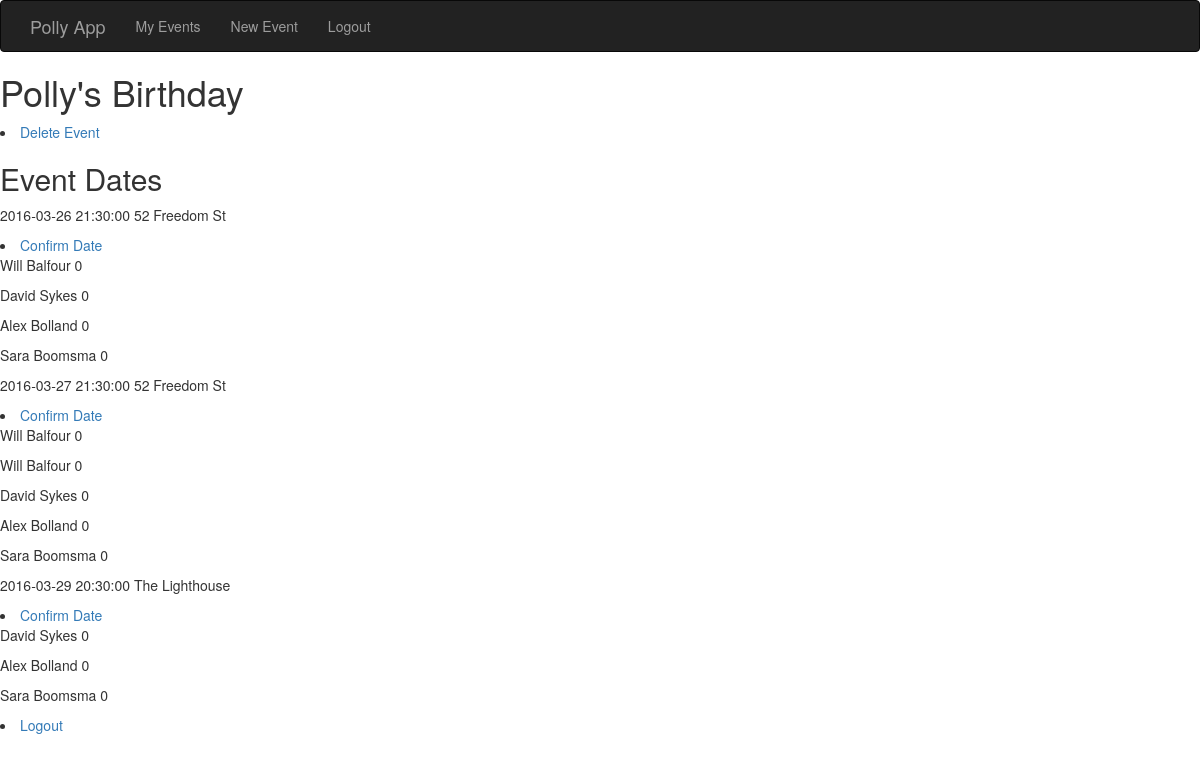
The page /event_details/1 (signed in) on the database its author committed.
### app/models.py (models this page shows, shortened)
class Event(db.Model):
	__tablename__ = "events"
	id = db.Column(db.Integer, primary_key=True)
	name = db.Column(db.String(120), unique=False)
	admin_id = db.Column(db.Integer, db.ForeignKey("users.id"))
	deleted = db.Column(db.Boolean, unique=False, default = False)
	invites_sent = db.Column(db.Boolean, unique=False, default = False)
	eventdates = db.relationship('EventDate', backref=db.backref('event', lazy='select'))  #RELATIONSHIP DECLARATION

class EventDate(db.Model):
	__tablename__ = "eventdates"
	id = db.Column(db.Integer, primary_key=True)
	event_id = db.Column(db.Integer, db.ForeignKey("events.id"))
	date = db.Column(db.DateTime, unique=False)
	location = db.Column(db.String(120), unique=False)
	confirmed = db.Column(db.Boolean, unique=False, default = False)
	eventinvites = db.relationship('EventInvite', backref=db.backref('eventdate', lazy='select'))  #RELATIONSHIP DECLARATION

class EventInvite(db.Model):
	__tablename__ = "eventinvites"
	id = db.Column(db.Integer, primary_key=True)
	eventdate_id = db.Column(db.Integer, db.ForeignKey("eventdates.id"))
	invited_id = db.Column(db.Integer, db.ForeignKey("users.id"))
	status =  db.Column(db.Integer, unique=False) #1 is attending, 0 is not replied, -1 is not attending

class User(UserMixin, db.Model):
	__tablename__ = "users"
	id = db.Column(db.Integer, primary_key=True)
	firstname = db.Column(db.String(64), unique=False)
	surname = db.Column(db.String(64), unique=False)
	email = db.Column(db.String(120), index=True, unique=True)
	phone = db.Column(db.String(120), index=True, unique=True)
	group = db.Column(db.String(64), index=True, unique=False)
	password_hash = db.Column(db.String(128))
	events = db.relationship("Event",backref="user",lazy="select") #RELATIONSHIP DECLARATION
	eventsinvites = db.relationship("EventInvite",backref="user",lazy="select") #RELATIONSHIP DECLARATION
	@property
	def password(self):
		raise AttributeError("password is not a readable attribute")

### app/views.py (the view)
@app.route('/event_details/<int:event_id>', methods=['GET', 'POST'])
@login_required
def event_details(event_id):
	event = Event.query.filter_by(id = event_id).first()
	eventdates = EventDate.query.filter_by(event_id = event_id).all()
	invitees = EventInvite.query.join(EventDate).filter_by(event_id = event_id).all()
	if event.admin_id == current_user.id:
		return render_template("event_details_admin.html", title="Event_details", event = event , eventdates = eventdates, invitees = invitees)
	elif current_user.id in [invitee.invited_id for invitee in invitees]:
		return render_template("event_details_invited.html", title="Event_details", event = event , eventdates = eventdates, invitees = invitees)
	else:
		return "You are not admin or invited to " + event.name

### app/models.py (called while the page is built)
@login_manager.user_loader
def load_user(user_id):
	return User.query.get(int(user_id))

### app/templates/event_details_admin.html
{% extends "base.html" %}
{% block content %}
    <h1> {{ event.name }} </h1>
	<li> <a href= "{{url_for("delete_event", event_id = event.id)}}">  Delete Event </a>  </li>
	<h2> Event Dates </h2>
	{%for eventdate in eventdates%}
	<p> {{eventdate.date}}  {{eventdate.location}} {%if eventdate.confirmed == True%}  Confirmed {%endif%}    </p>
	<li> <a href= "{{url_for("confirm_date", eventdate_id = eventdate.id)}}">  Confirm Date </a>  </li>
	{%for invitee in invitees%}
	{%if invitee.eventdate.id == eventdate.id%}
	<p> {{invitee.user.firstname}} {{invitee.user.surname}}  {{invitee.status}}  </p>
	{%endif%}
	{%endfor%}
	{%endfor%}
	<li> <a href="/logout">Logout</a> </li>
{% endblock %}

### app/templates/base.html (shortened to what this page needs)
{% extends "bootstrap/base.html" %}
{% block navbar %}
<div class = "navbar navbar-inverse" role = "navigation">
	<div class = "container">
		<div class = "navbar-header">
		<a class = "navbar-brand" href = "{{url_for("index")}}"> Polly App </a>
		</div>
		<div class = "navbar-collapse collapse">
			<ul class = "nav navbar-nav">
				<li><a href = "{{url_for("index")}}"> My Events </a></li>
				<li><a href = "{{url_for("new_event")}}"> New Event </a></li>
				<li><a href = "{{url_for("logout")}}"> Logout </a></li>
			</ul>
		</div>
	</div>
</div>
{% endblock %}

### rows shown on the page
Event: name "Polly's Birthday"
EventDate: date "2016-03-26 21:30:00", location "52 Freedom St"
EventInvite: user.firstname "Will", user.surname "Balfour", status "0"
EventInvite: user.firstname "David", user.surname "Sykes", status "0"
EventInvite: user.firstname "Alex", user.surname "Bolland", status "0"
EventInvite: user.firstname "Sara", user.surname "Boomsma", status "0"
EventDate: date "2016-03-27 21:30:00", location "52 Freedom St"
EventInvite: user.firstname "Will", user.surname "Balfour", status "0"
EventInvite: user.firstname "Will", user.surname "Balfour", status "0"
EventInvite: user.firstname "David", user.surname "Sykes", status "0"
EventInvite: user.firstname "Alex", user.surname "Bolland", status "0"
EventInvite: user.firstname "Sara", user.surname "Boomsma", status "0"
EventDate: date "2016-03-29 20:30:00", location "The Lighthouse"
EventInvite: user.firstname "David", user.surname "Sykes", status "0"
EventInvite: user.firstname "Alex", user.surname "Bolland", status "0"
EventInvite: user.firstname "Sara", user.surname "Boomsma", status "0"
